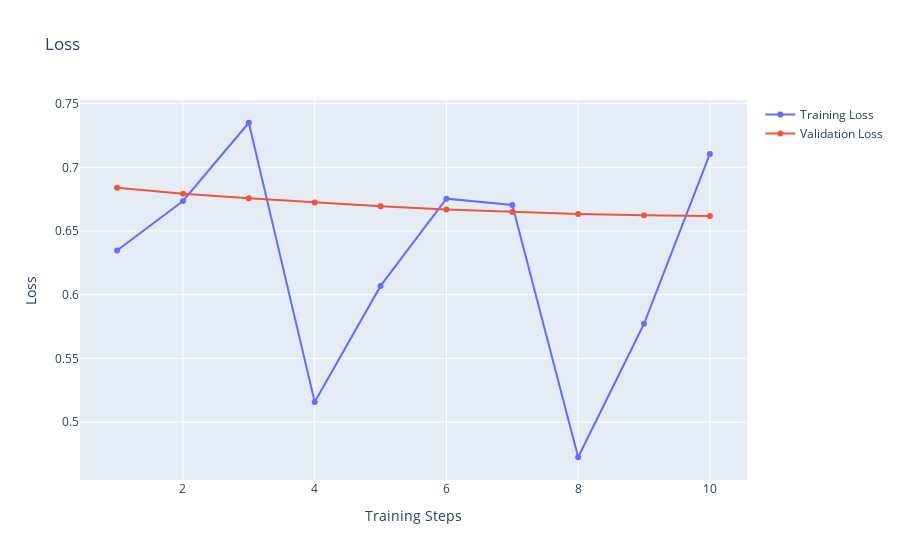

The code cell stored with this chart in its notebook:
### Code cell
fh_classifier = FairHousingGuardrailClassification(config, tokenizer, train_dataset, test_dataset)
train_loss, eval_loss = fh_classifier.train()

print("Train Loss")
print(train_loss)

print("Validation Loss")
print(eval_loss)

# Plot loss
_train_loss, steps = zip(*train_loss)
_eval_loss, steps = zip(*eval_loss)

fig = go.Figure()
fig.add_trace(go.Scatter(x=steps, y=_train_loss, mode="lines+markers", name="Training Loss"))
fig.add_trace(go.Scatter(x=steps, y=_eval_loss, mode="lines+markers", name="Validation Loss"))

fig.update_layout(title="Loss", xaxis_title="Training Steps", yaxis_title="Loss")
fig.show()

# Save model and tokenizer
fh_classifier.trainer.save_model()

fh_classifier.model.save_pretrained(config["output_data"]["model_output_dir"])
fh_classifier.tokenizer.save_pretrained(config["output_data"]["tokenizer_output_dir"])

### Figure 1 — Plotly figure (JSON) as saved in the notebook; plotly's stock layout.template omitted (floating-point values rounded to 4 significant figures)
{"data": [{"mode": "lines+markers", "name": "Training Loss", "type": "scatter", "x": [1, 2, 3, 4, 5, 6, 7, 8, 9, 10], "y": [0.6347, 0.6736, 0.735, 0.5158, 0.6069, 0.6754, 0.6705, 0.4724, 0.5772, 0.7105]}, {"mode": "lines+markers", "name": "Validation Loss", "type": "scatter", "x": [1, 2, 3, 4, 5, 6, 7, 8, 9, 10], "y": [0.684, 0.6792, 0.6758, 0.6724, 0.6695, 0.6669, 0.6649, 0.6634, 0.6623, 0.6618]}], "layout": {"title": {"text": "Loss"}, "xaxis": {"title": {"text": "Training Steps"}}, "yaxis": {"title": {"text": "Loss"}}}}
